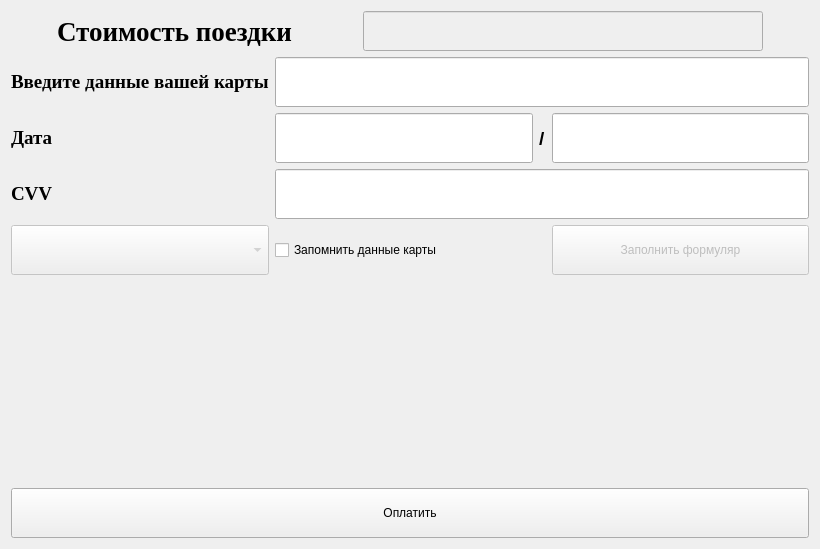
<?xml version="1.0" encoding="UTF-8"?>
<ui version="4.0">
 <class>Form</class>
 <widget class="QWidget" name="Form">
  <property name="geometry">
   <rect>
    <x>0</x>
    <y>0</y>
    <width>820</width>
    <height>549</height>
   </rect>
  </property>
  <property name="windowTitle">
   <string>Окно оплаты</string>
  </property>
  <layout class="QGridLayout" name="gridLayout">
   <item row="0" column="0">
    <layout class="QHBoxLayout" name="horizontalLayout_6">
     <item>
      <layout class="QGridLayout" name="gridLayout_3">
       <item row="0" column="0">
        <widget class="QLabel" name="label_1">
         <property name="maximumSize">
          <size>
           <width>300</width>
           <height>16777215</height>
          </size>
         </property>
         <property name="font">
          <font>
           <family>Times New Roman</family>
           <pointsize>20</pointsize>
           <weight>75</weight>
           <bold>true</bold>
          </font>
         </property>
         <property name="text">
          <string>Стоимость поездки</string>
         </property>
        </widget>
       </item>
       <item row="0" column="1">
        <widget class="QLineEdit" name="lineEdit">
         <property name="enabled">
          <bool>false</bool>
         </property>
         <property name="minimumSize">
          <size>
           <width>0</width>
           <height>40</height>
          </size>
         </property>
         <property name="maximumSize">
          <size>
           <width>400</width>
           <height>16777215</height>
          </size>
         </property>
         <property name="font">
          <font>
           <pointsize>18</pointsize>
           <weight>75</weight>
           <bold>true</bold>
          </font>
         </property>
        </widget>
       </item>
      </layout>
     </item>
    </layout>
   </item>
   <item row="2" column="0">
    <layout class="QVBoxLayout" name="verticalLayout_2">
     <item>
      <widget class="QLabel" name="label_error">
       <property name="text">
        <string/>
       </property>
      </widget>
     </item>
     <item>
      <widget class="QPushButton" name="btn">
       <property name="minimumSize">
        <size>
         <width>0</width>
         <height>50</height>
        </size>
       </property>
       <property name="text">
        <string>Оплатить</string>
       </property>
      </widget>
     </item>
    </layout>
   </item>
   <item row="1" column="0">
    <layout class="QGridLayout" name="gridLayout_2">
     <item row="1" column="2">
      <widget class="QLabel" name="label">
       <property name="font">
        <font>
         <pointsize>14</pointsize>
         <weight>75</weight>
         <bold>true</bold>
        </font>
       </property>
       <property name="text">
        <string>/</string>
       </property>
      </widget>
     </item>
     <item row="3" column="1">
      <widget class="QCheckBox" name="check_card">
       <property name="minimumSize">
        <size>
         <width>0</width>
         <height>50</height>
        </size>
       </property>
       <property name="text">
        <string>Запомнить данные карты</string>
       </property>
      </widget>
     </item>
     <item row="2" column="0">
      <widget class="QLabel" name="label_5">
       <property name="minimumSize">
        <size>
         <width>0</width>
         <height>50</height>
        </size>
       </property>
       <property name="font">
        <font>
         <family>Times New Roman</family>
         <pointsize>14</pointsize>
         <weight>75</weight>
         <bold>true</bold>
        </font>
       </property>
       <property name="text">
        <string>CVV</string>
       </property>
      </widget>
     </item>
     <item row="1" column="1">
      <widget class="QLineEdit" name="line_month">
       <property name="minimumSize">
        <size>
         <width>0</width>
         <height>50</height>
        </size>
       </property>
       <property name="text">
        <string/>
       </property>
      </widget>
     </item>
     <item row="1" column="0">
      <widget class="QLabel" name="label_4">
       <property name="minimumSize">
        <size>
         <width>0</width>
         <height>50</height>
        </size>
       </property>
       <property name="font">
        <font>
         <family>Times New Roman</family>
         <pointsize>14</pointsize>
         <weight>75</weight>
         <bold>true</bold>
        </font>
       </property>
       <property name="text">
        <string>Дата</string>
       </property>
      </widget>
     </item>
     <item row="0" column="0">
      <widget class="QLabel" name="label_3">
       <property name="minimumSize">
        <size>
         <width>0</width>
         <height>50</height>
        </size>
       </property>
       <property name="font">
        <font>
         <family>Times New Roman</family>
         <pointsize>14</pointsize>
         <weight>75</weight>
         <bold>true</bold>
        </font>
       </property>
       <property name="text">
        <string>Введите данные вашей карты</string>
       </property>
      </widget>
     </item>
     <item row="1" column="3">
      <widget class="QLineEdit" name="line_year">
       <property name="minimumSize">
        <size>
         <width>0</width>
         <height>50</height>
        </size>
       </property>
       <property name="text">
        <string/>
       </property>
      </widget>
     </item>
     <item row="0" column="1" colspan="3">
      <widget class="QLineEdit" name="line_card">
       <property name="minimumSize">
        <size>
         <width>0</width>
         <height>50</height>
        </size>
       </property>
      </widget>
     </item>
     <item row="2" column="1" colspan="3">
      <widget class="QLineEdit" name="line_cvv">
       <property name="minimumSize">
        <size>
         <width>0</width>
         <height>50</height>
        </size>
       </property>
      </widget>
     </item>
     <item row="3" column="0">
      <widget class="QComboBox" name="comboBox">
       <property name="enabled">
        <bool>false</bool>
       </property>
       <property name="minimumSize">
        <size>
         <width>0</width>
         <height>50</height>
        </size>
       </property>
       <property name="mouseTracking">
        <bool>false</bool>
       </property>
       <property name="editable">
        <bool>false</bool>
       </property>
      </widget>
     </item>
     <item row="3" column="3">
      <widget class="QPushButton" name="pushButton">
       <property name="enabled">
        <bool>false</bool>
       </property>
       <property name="minimumSize">
        <size>
         <width>50</width>
         <height>50</height>
        </size>
       </property>
       <property name="text">
        <string>Заполнить формуляр</string>
       </property>
       <property name="autoDefault">
        <bool>false</bool>
       </property>
       <property name="flat">
        <bool>false</bool>
       </property>
      </widget>
     </item>
    </layout>
   </item>
  </layout>
 </widget>
 <resources/>
 <connections/>
</ui>
